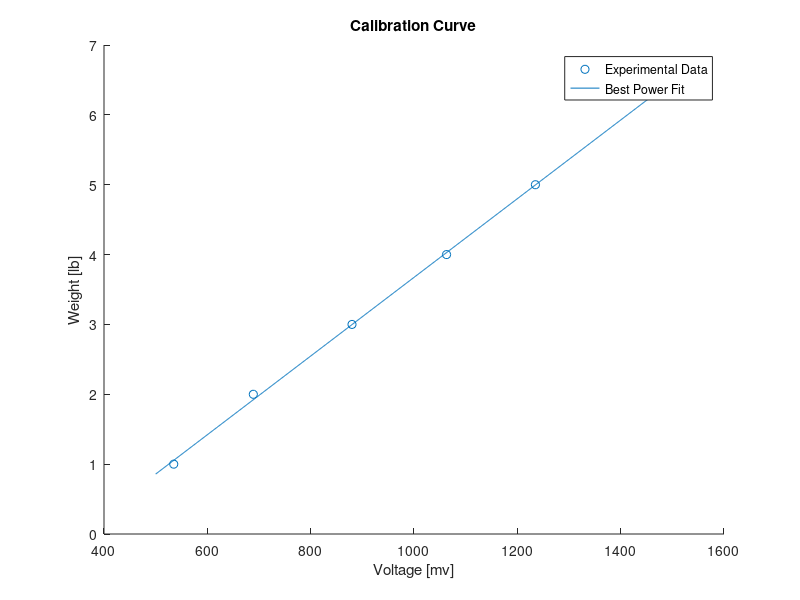
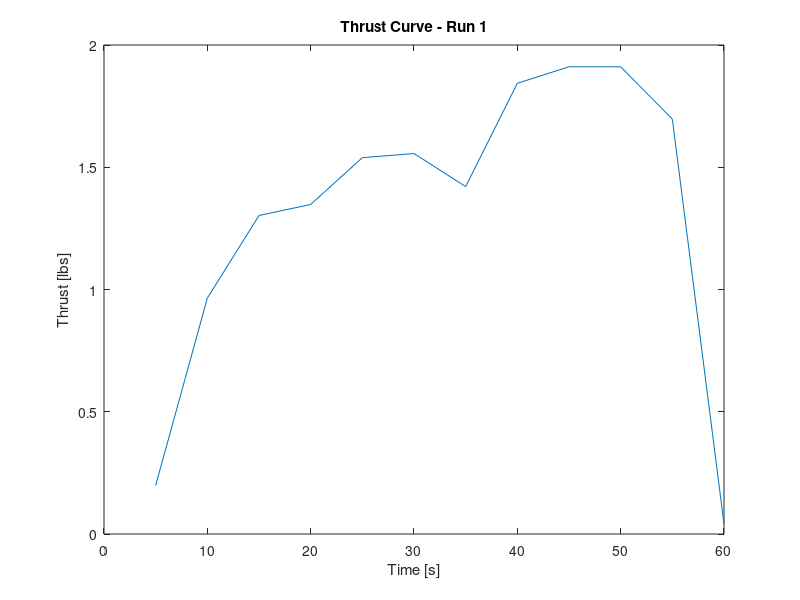
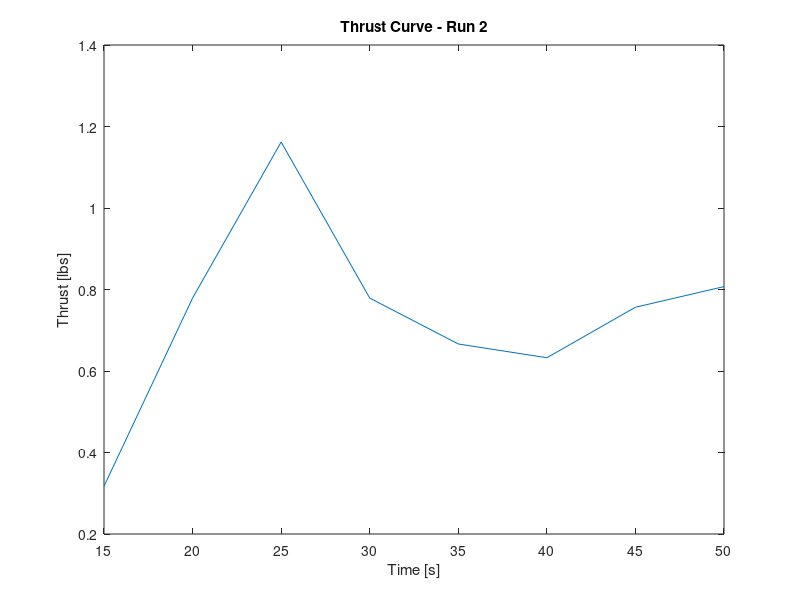
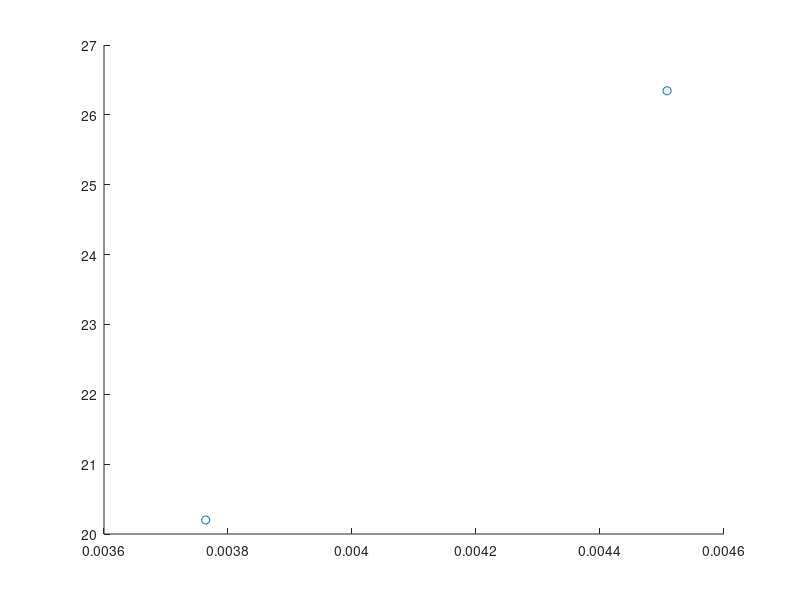

Source code (MATLAB) for these figures, in order: (Note: this script raises an error after producing the figures.)
%% Lab 1 - Joshua Oates
clear all
close all
clc


%% calibration curve
close all
lb_mv = [
1 535
2 689
3 880
4 1063
5 1235
]; % lb in col1 and mv in col 2

figure
hold on
scatter(lb_mv(:,2),lb_mv(:,1))
title("Calibration Curve")
xlabel("Voltage [mv]")
ylabel("Weight [lb]")

p=polyfit(lb_mv(:,2),lb_mv(:,1),1);
mv2lbs= @(mv) mv.*p(1)+p(2);
plot(500:1500,mv2lbs(500:1500))
legend("Experimental Data","Best Power Fit","Location","best")

g = 32.1741;

%% Run 1


d = (5:5:60)';
d = [d,mv2lbs([.383 .519 .579 .587 .621 .624 .6 .675 .687 .687 .649 .355]'.*1000)];
d = [d,[25 25 25 25 26 26 26 26.5 27 27.1 28.5 0]'];
d = [d,[40 40 40 40 40 40 41 42 42.5 43 44 110]'];
d = [d,[100 100 100 100 100 100 100 100 101 100 103 105]'];
dLabels = ["Time [s]","Force [lb]","Propane [psi]","P1 [psi]","Po [psi]"];

figure
plot(d(:,1),d(:,2))
ylabel("Thrust [lbs]")
xlabel("Time [s]")
title("Thrust Curve - Run 1")

OD = 2; %in outer dia
IDi = .505; %in inner dia
mi = 500.6; %g initial mass of grain
mf = 404.2; %g final mass of grain
L = 7.5; %in length of grain
tb = 60;%s burn time

g2lb = 0.00220462; % grams to lbs

mi = mi*g2lb; %g
mf = mf*g2lb; %g

rhof = .043; % lb/in^3 density of grain

Dw = mf-mi; % delta weight (mass?)
DA = -Dw /(rhof*L); % Delta cross sectional area
Ai = (pi*IDi^2)/4; % Initial c.s. area
Af = Ai+DA; % final c.s. area

IDf = sqrt(4*Af/pi); % effcitive final inner dia
Ddia = (IDf-IDi)/2; % change in innder dia
r1 = Ddia/tb % burn rate

% mdot

nozDia = .053; %in throat dia
At = pi*(nozDia/2)^2; % throat area

PoOX = mean(d(3:end-1,5))
gam = 1.395; % gamma
% PoOX = 100; % total pressure oxygen (regulator pressure)
R = 48.291; % ft things % Rgas
R = R/12; %in
TOX = 77; %F ambient temperature
TOX = TOX + 459.67; %R 
CD = .941; % nozzle coeff

mdotOX = (CD*PoOX*At*gam/sqrt(gam*R*TOX))*(2/(gam+1))^((gam+1)/(2*(gam-1))) % mass flow eq
mdotF = -Dw/60
mixRatio1 = mdotOX/mdotF

Fave1 = mean(d(3:end-1,2)) % averaged in the middle values while in steady state
Pcave1 = mean(d(3:end-1,3))

Isp1 = Fave1/((mdotF+mdotOX)*g)



%% run 2

d = (15:5:50)';
d = [d,mv2lbs([.404 .486 .554 .486 .466 .460 .482 .491]'.*1000)];
d = [d,[20 20 20 20 20 20 21 22]'];
d = [d,[34 33 33 33 33 33 33 34]'];
d = [d,[85 85 85 85 85 85 85 85]'];
dLabels = ["time [s]","Force [Volts]","Propane [psi]","P1 [psi]","Po [psi]"];


figure
plot(d(:,1),d(:,2))
ylabel("Thrust [lbs]")
xlabel("Time [s]")
title("Thrust Curve - Run 2")

OD = 1.898; %in outer dia
IDi = .396; %in inner dia
mi = 500.4; %g initial mass of grain
mf = 435.0; %g final mass of grain
L = 7.6; %in length of grain
tb = 60;%s burn time

g2lb = 0.00220462; % grams to lbs

mi = mi*g2lb; %g
mf = mf*g2lb; %g

rhof = .043; % lb/in^3 density of grain

Dw = mf-mi; % delta weight (mass?)
DA = -Dw /(rhof*L); % Delta cross sectional area
Ai = (pi*IDi^2)/4; % Initial c.s. area
Af = Ai+DA; % final c.s. area

IDf = sqrt(4*Af/pi); % effcitive final inner dia
Ddia = (IDf-IDi)/2; % change in innder dia
r2 = Ddia/tb % burn rate

% mdot

nozDia = .053; %in throat dia
At = pi*(nozDia/2)^2; % throat area

PoOX = mean(d(3:end-1,5))
gam = 1.395; % gamma
% PoOX = 100; % total pressure oxygen (regulator pressure)
R = 48.291; % ft things % Rgas
R = R/12; %in
TOX = 77; %F ambient temperature
TOX = TOX + 459.67; %R 
CD = .941; % nozzle coeff

mdotOX = (CD*PoOX*At*gam/sqrt(gam*R*TOX))*(2/(gam+1))^((gam+1)/(2*(gam-1))) % mass flow eq
mdotF = -Dw/60
mixRatio2 = mdotOX/mdotF

Fave2 = mean(d(3:end-1,2)) % averaged in the middle values while in steady state
Pcave2 = mean(d(3:end-1,3))


Isp2 = Fave2/((mdotF+mdotOX)*g)

%% plots bewteen runs
figure
hold on
rates = [r2 r1]';
pressures = [Pcave2 Pcave1]';
scatter(rates,pressures)
% fun = fit(rates,pressures,"power")
f = fit(rates,pressures,'b*x^m')
plot(f,'k')
ylabel("Burn Rate [in/s]")
xlabel("Pressure [psi]")
legend("Experimental Data","Best Power Fit","Location","best")
set(gca,"XScale","log")
set(gca,"yScale","log")
title("Burn Rate vs Chamber Pressure")

figure
hold on 
scatter([Pcave1 Pcave2],[mixRatio1 mixRatio2])
stoich = 192/100.1 
yline(stoich)
ylim([0,2])
title("Mixture Ratio")
xlabel("Chamber Pressure [psi]")
ylabel("Average Mixture Ratio")
legend("Experimental Data","Stoichiometric Ratio","Location","best")

